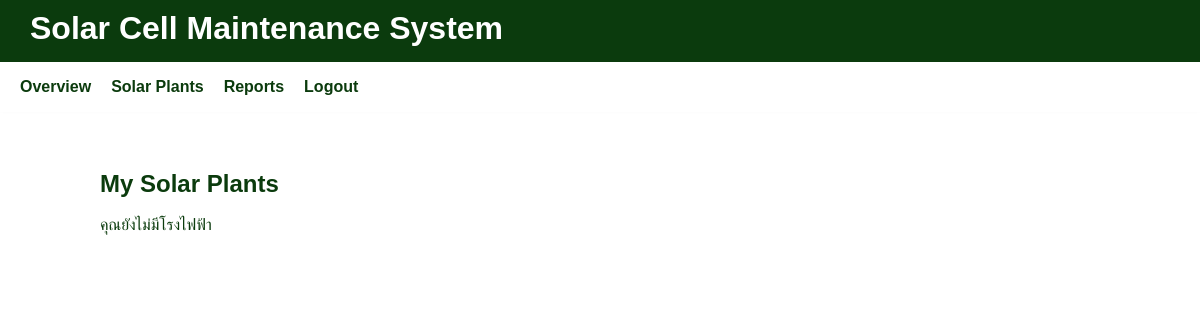
The page /plant/my-plants/ (signed in) on the database as committed earlier.
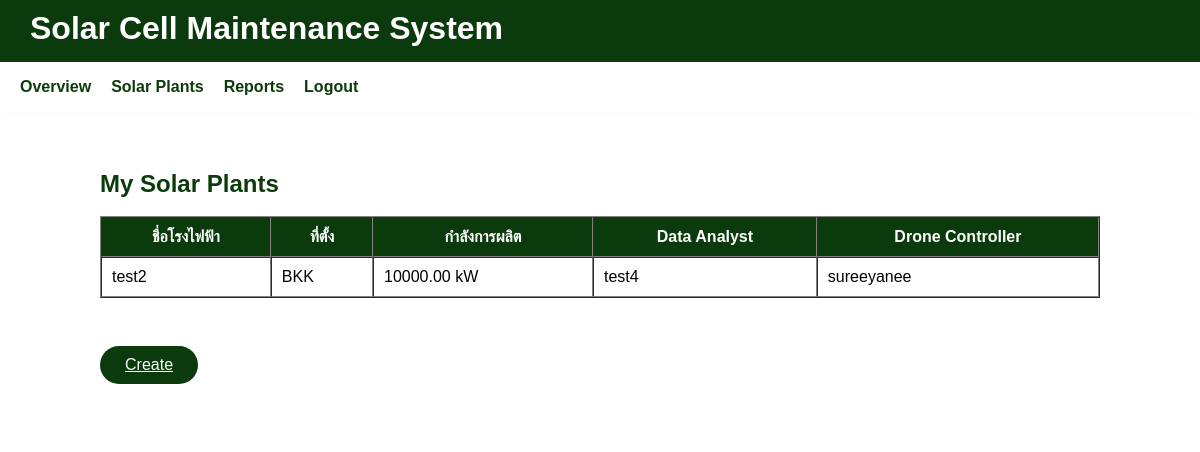
The same page on the database as committed later.
### plant/models.py (models this page shows, shortened)
class SolarPlant(models.Model):
    name = models.CharField(max_length=255, verbose_name="ชื่อโรงไฟฟ้า")
    location = models.CharField(max_length=255, verbose_name="ที่ตั้ง")
    owner = models.ForeignKey(
        settings.AUTH_USER_MODEL,
        on_delete=models.CASCADE,
        related_name='plants',
        verbose_name="เจ้าของโรง"
    )
    installed_capacity_kw = models.DecimalField(
        max_digits=10, decimal_places=2,
        null=True, blank=True,
        verbose_name="กำลังการผลิต (kW)"
    )
    description = models.TextField(blank=True, verbose_name="รายละเอียดเพิ่มเติม")
    created_at = models.DateTimeField(auto_now_add=True)
    data_analyst = models.ForeignKey(
        settings.AUTH_USER_MODEL,
        on_delete=models.SET_NULL,
        null=True, blank=True,
        limit_choices_to={'role': 'data_analyst'},
        related_name='assigned_analyst_plants',
        verbose_name="นักวิเคราะห์ข้อมูล"
    )
    drone_controller = models.ForeignKey(
        settings.AUTH_USER_MODEL,
        on_delete=models.SET_NULL,
        null=True, blank=True,
        limit_choices_to={'role': 'drone_controller'},
        related_name='assigned_drone_plants',
        verbose_name="ผู้ควบคุมโดรน"
    )

### accounts/models.py (models this page shows, shortened)
class CustomUser(AbstractUser):
    ROLE_CHOICES = [
        ("site_admin", "Site Admin"),     # ผู้ดูแลเว็บไซต์
        ("plant_owner", "Plant Owner"),
        ("data_analyst", "Data Analyst"),
        ("drone_controller", "Drone Controller"),
    ]
    role = models.CharField(max_length=20, choices=ROLE_CHOICES, default="plant_owner")

### plant/views.py (the view)
# urls.py: path('my-plants/', views.plant_list_view, name='plant_list'),
@login_required
def plant_list_view(request):
    plants = SolarPlant.objects.filter(owner=request.user)
    return render(request, 'dashboard/plant_list.html', {'plants': plants})

### templates/dashboard/plant_list.html (shortened to what this page needs)
{% extends 'dash.html' %}
{% load static %}
{% block class_name %}upload-form-container{% endblock %}
{% block content %}
<h2 class="upload-title">My Solar Plants</h2>
<br>
{% if plants %}
  <table border="1" cellpadding="10" cellspacing="0" style="width:100%; background:white; color:black;">
    <thead style="background:#0b3b0d; color:white;">
      <tr>
        <th>ชื่อโรงไฟฟ้า</th>
        <th>ที่ตั้ง</th>
        <th>กำลังการผลิต</th>
        <th>Data Analyst</th>
        <th>Drone Controller</th>
      </tr>
    </thead>
    <tbody>
      {% for plant in plants %}
        <tr>
          <td>{{ plant.name }}</td>
          <td>{{ plant.location }}</td>
          <td>{{ plant.installed_capacity_kw }} kW</td>
          <td>{{ plant.data_analyst.username }}</td>
          <td>{{ plant.drone_controller.username }}</td>
        </tr>
      {% endfor %}
    </tbody>
  </table>
<br>
<div class="button-group">
  <a href="{% url 'create_plant' %}" class="btn-green">Create</a>
</div>
{% else %}
  <p>คุณยังไม่มีโรงไฟฟ้า</p>
{% endif %}
{% endblock %}

### templates/dash.html (shortened to what this page needs)
{% load static %}
<!DOCTYPE html>
<html lang="en">
<head>
    <link rel="stylesheet" href="{% static 'css/style.css' %}">
</head>
<body class="dash">
    <header>
    <div class="header-top">
        <h1>Solar Cell Maintenance System</h1>
    </div>
    {% block navbar %}
    <nav class="navbar">
        {% if request.user.role == 'plant_owner' %}
            {% include 'navbars/navbar_plant_owner.html' %}
        {% elif request.user.role == 'data_analyst' %}
            {% include 'navbars/navbar_data_analyst.html' %}
        {% elif request.user.role == 'drone_controller' %}
            {% include 'navbars/navbar_drone_controller.html' %}
        {% endif %}
    </nav>
    {% endblock %}
    </header>
    <div class="{% block class_name %}dash-container{% endblock %}">
        {% block content %}
        {% endblock %}
    </div>
</body>
</html>

### templates/navbars/navbar_plant_owner.html
<ul class="menu">
    <li><a href="#">Overview</a></li>
    <li><a href="{% url 'plant_list' %}">Solar Plants</a></li>
    <li><a href="#">Reports</a></li>
    <li><a href="{% url 'logout_page' %}" class="green-link">Logout</a></li>
</ul>

### static/css/style.css (style rules this page uses)
body.dash { display: block; height: auto; color: #fff; font-family: 'Arial', sans-serif; background-image: url('https://www.theglobaleconomics.com/wp-content/uploads/2020/08/aerial-top-view-of-a-solar-panels-power-plant.jpg'); background-repeat: no-repeat; background-position: center; display: block; margin: 0; padding: 0; color: #fff; }
.dash header { background-color: rgb(11, 59, 13); display: flex; flex-direction: column; align-items: stretch; padding: 0; position: fixed; top: 0; left: 0; width: 100%; z-index: 1000; box-shadow: 0px 2px 5px rgba(0, 0, 0, 0.1); }
.header-top { display: flex; justify-content: space-between; align-items: center; padding: 10px 30px; background-color: rgb(11, 59, 13); color: white; }
.menu { list-style: none; display: flex; justify-content: center; gap: 20px; padding: 10px 0; background-color: #ffffff; }
.menu li a { color: #0b3b0d; text-decoration: none; font-weight: bold; }
.navbar { background-color: rgb(255, 255, 255); color: rgb(11, 59, 13); display: flex; justify-content: flex-start; padding: 5px 20px; align-items: center; margin: 0; position: relative; top: 5px; width: 100%; height: 40px; }
.dash h1 { color: rgb(255, 255, 255); margin: 0; }
.dash h2 { color: rgb(11, 59, 13); margin: 0; }
.green-link { color: rgb(11, 59, 13); text-decoration: none; }
.upload-form-container { background: white; padding: 40px; border-radius: 15px; max-width: 1000px; margin: 130px auto 40px auto; display: flex; flex-direction: column; }
.upload-title { color: #0b3b0d; margin-bottom: 30px; }
.button-group { margin-top: 30px; display: flex; justify-content: flex-start; gap: 20px; }
.btn-green { padding: 10px 25px; border-radius: 25px; background: #0b3b0d; color: white; border: none; cursor: pointer; }

Rows that differ between the two databases and show on the page:
added SolarPlant: name "test2", location "BKK", installed_capacity_kw "10000.00", data_analyst.username "test4", drone_controller.username "sureeyanee"
Other text that changed with them:
text no longer shown: "คุณยังไม่มีโรงไฟฟ้า"
text now shown: "ชื่อโรงไฟฟ้า ที่ตั้ง กำลังการผลิต Data Analyst Drone Controller Create"
